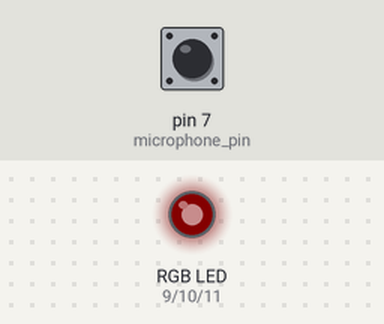
A sketch run on a simulated Arduino Uno, built with avr-gcc and run on an emulated ATmega328P. On the bench: an RGB LED mixed from three pins (HIGH = lit). Inputs (shaded band) come from the test bench; at power-on: pin 7 (microphone_pin) LOW. Dim RGB values are drawn brighter than linear.

Above: at 1.2 s.
1.3 s: pin 7 (microphone_pin) driven HIGH
At 1.7 s:
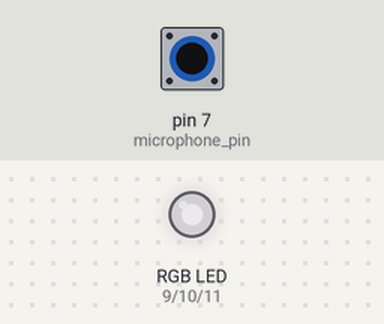
2.8 s: pin 7 (microphone_pin) pulsed LOW 5 times (0.12 s each, 0.3 s apart)
5.8 s: pin 7 (microphone_pin) driven LOW
At 6.8 s:
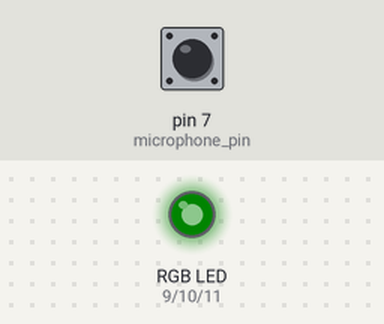
7.3 s: pin 7 (microphone_pin) driven HIGH
At 7.45 s:
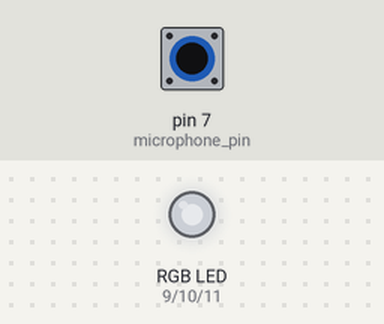
Timing chart, 0 to 11.3 s (numbered marks = the images above; inputs shaded):
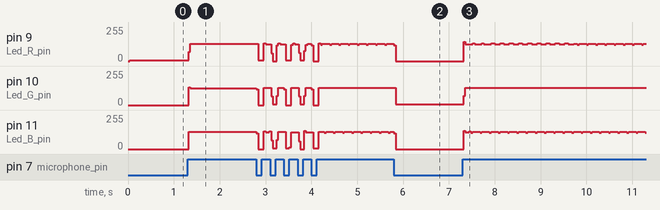

Measured:
- after the input at 1.3 s, pin 9 (Led_R_pin): 7/255 → 129/255 at once; pin 10 (Led_G_pin): 0/255 → 126/255 at once; pin 11 (Led_B_pin): 0/255 → 128/255 at once
- after the input at 5.8 s, pin 10 (Led_G_pin): 128/255 → 7/255 at once
- after the input at 7.3 s, pin 10 (Led_G_pin): 7/255 → 129/255 at once

The sketch:

Arduino_code.ino
```cpp
const int Led_R_pin = 9;
const int Led_G_pin = 10;
const int Led_B_pin = 11;
const int microphone_pin = 7;

int actualColour = 0;

void setup()
{
  pinMode(Led_R_pin, OUTPUT);
  pinMode(Led_G_pin, OUTPUT);
  pinMode(Led_B_pin, OUTPUT);
}

void loop()
{
  bool microphone = digitalRead(microphone_pin);
  if (microphone)
  {
    actualColour++;
  }

  if (actualColour > 5)
  {
    actualColour = 0;
  }

  switch(actualColour)
  {
    case 0: setColor(255, 0, 0);  // red
            break;
    case 1: setColor(0, 255, 0);  // green
            break;
    case 2: setColor(0, 0, 255);  // blue
            break;
    case 3: setColor(255, 255, 0);  // yellow
            break;
    case 4: setColor(255, 0, 255);  // purple
            break;
    case 5: setColor(0, 255, 255);  // aqua
            break;
  }

  if (!microphone)
  {
    setColor(0, 0, 0);
  }

  delay(1);
}

void setColor(int red, int green, int blue)
{
  analogWrite(Led_R_pin, red);
  analogWrite(Led_G_pin, green);
  analogWrite(Led_B_pin, blue);
}
```
